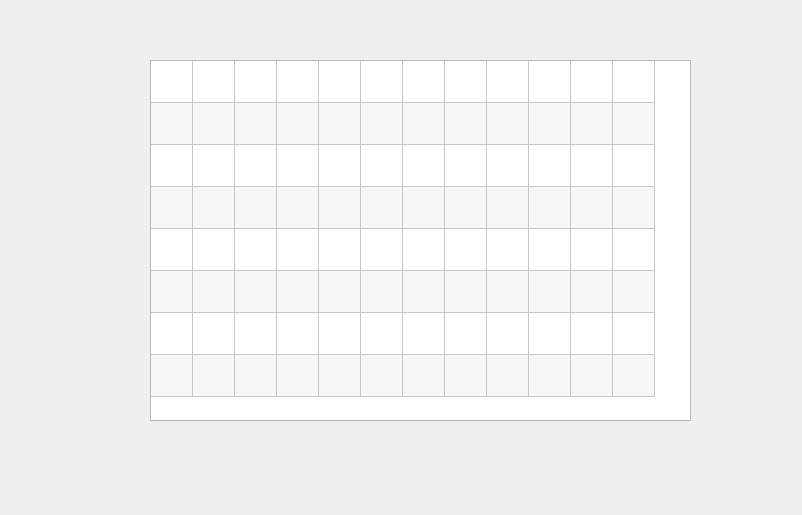
<?xml version="1.0" encoding="UTF-8"?>
<ui version="4.0">
 <class>Form</class>
 <widget class="QWidget" name="Form">
  <property name="geometry">
   <rect>
    <x>0</x>
    <y>0</y>
    <width>802</width>
    <height>515</height>
   </rect>
  </property>
  <property name="windowTitle">
   <string>Form</string>
  </property>
  <property name="autoFillBackground">
   <bool>false</bool>
  </property>
  <widget class="QTableWidget" name="tableWidget">
   <property name="geometry">
    <rect>
     <x>150</x>
     <y>60</y>
     <width>541</width>
     <height>361</height>
    </rect>
   </property>
   <property name="sizeAdjustPolicy">
    <enum>QAbstractScrollArea::AdjustToContents</enum>
   </property>
   <property name="editTriggers">
    <set>QAbstractItemView::NoEditTriggers</set>
   </property>
   <property name="alternatingRowColors">
    <bool>true</bool>
   </property>
   <property name="selectionMode">
    <enum>QAbstractItemView::MultiSelection</enum>
   </property>
   <property name="cornerButtonEnabled">
    <bool>true</bool>
   </property>
   <property name="rowCount">
    <number>8</number>
   </property>
   <property name="columnCount">
    <number>12</number>
   </property>
   <attribute name="horizontalHeaderVisible">
    <bool>false</bool>
   </attribute>
   <attribute name="horizontalHeaderMinimumSectionSize">
    <number>40</number>
   </attribute>
   <attribute name="horizontalHeaderDefaultSectionSize">
    <number>42</number>
   </attribute>
   <attribute name="horizontalHeaderHighlightSections">
    <bool>true</bool>
   </attribute>
   <attribute name="verticalHeaderVisible">
    <bool>false</bool>
   </attribute>
   <attribute name="verticalHeaderMinimumSectionSize">
    <number>40</number>
   </attribute>
   <attribute name="verticalHeaderDefaultSectionSize">
    <number>42</number>
   </attribute>
   <attribute name="verticalHeaderStretchLastSection">
    <bool>false</bool>
   </attribute>
   <row/>
   <row/>
   <row/>
   <row/>
   <row/>
   <row/>
   <row/>
   <row/>
   <column/>
   <column/>
   <column/>
   <column/>
   <column/>
   <column/>
   <column/>
   <column/>
   <column/>
   <column/>
   <column/>
   <column/>
  </widget>
 </widget>
 <resources/>
 <connections/>
</ui>
